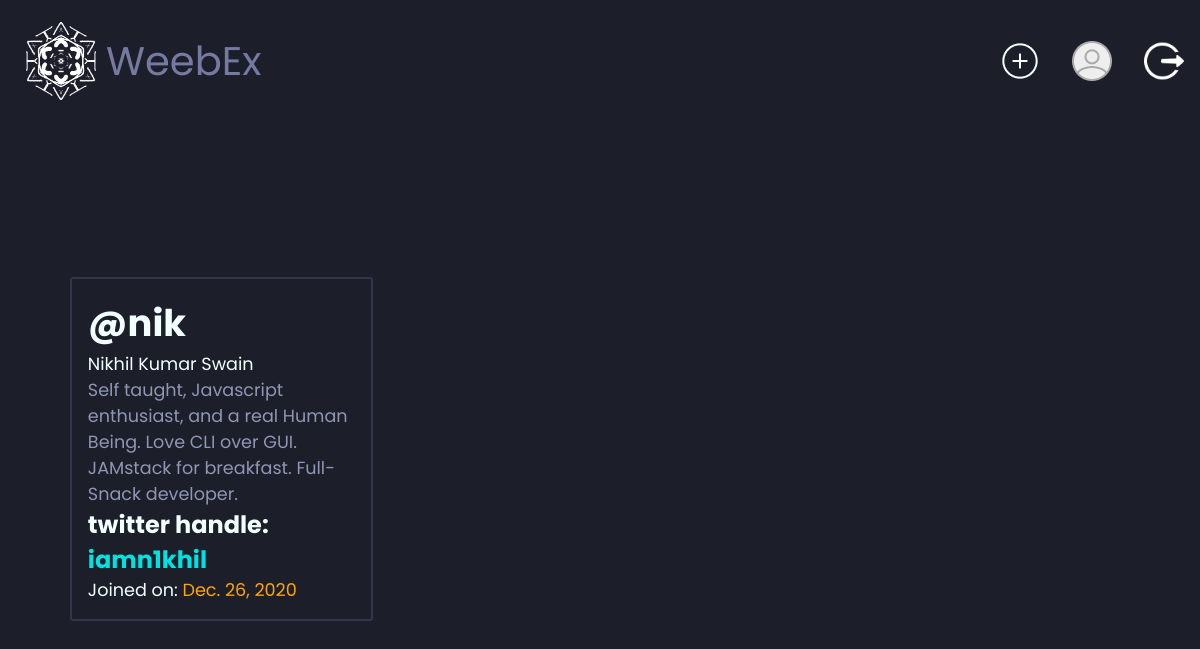
Page /2/ on the committed database.
### weeb/models.py (models this page shows, shortened)
class Profile(models.Model):
    owner = models.OneToOneField(User, on_delete=models.CASCADE, primary_key=True)
    username = models.CharField(max_length=30, help_text='should only contains alphabetic or numeric character.')
    fullName = models.CharField(max_length=60, help_text='60 characters or less.')  # new
    bio = models.TextField(max_length=140, help_text='140 characters or less.')     # new
    twitterHandle = models.CharField(max_length=40, help_text='40 characters or less.')     # new
    joinedOn = models.DateTimeField(auto_now_add=True)

### weeb/views.py (the view)
# urls.py: path(r'<str:pk>/', views.ProfileView.as_view(), name='profile'),
class ProfileView(generic.DetailView):
    model = Profile
    template_name = 'weeb/profile.html'
    context_object_name = 'profile'

### weeb/templates/weeb/profile.html (shortened to what this page needs)
{% extends 'weeb/base.html' %}
{% block specific %}
    {% load static %}
    <link rel="stylesheet" href="{% static 'weeb/style/profile.css' %}">
    <link rel="stylesheet" href="{% static 'weeb/style/newPost.css' %}">
{% endblock %}
{% block content %}
            <div class="profileWrapper">
                <div class="profileCard">
                    <h1>{{ profile.username }}</h1>
                    <p>{{ profile.fullName }}</p>
                    <p style="color: var(--greyTxt);">{{ profile.bio }}</p>
                    <h2>twitter handle: <a style="color: var(--Lblue);" target="_blank" href="https://www.twitter.com/{{ profile.twitterHandle }}/">{{ profile.twitterHandle }}</a></h2>
                    <p>Joined on: <span>{{ profile.joinedOn.date }}</span></p>
                </div>
            </div>
            <div class="postWrapper">
            {% if user.post.count == 0 %}
                <h1 class="noPostMsg">Please post photos to get some display here.</h1>
            {% else %}
                {% for post in user.post_set.all %}
                    {% load static %}
                {% endfor %}
            {% endif %}
            </div>
{% endblock %}

### weeb/static/weeb/style/base.css (style rules this page uses)
:root { --mainBg: #1C1E29; --secBg: #33354B; --Lblue: #01E1E1; --Red: #F06A8C; --greyTxt:#9096B4; --whiteTxt:#F2FFFF; --lPuple: #757AA1; --gold: #FFA600; --postWidth: 500px; --postHeight: 400px; }
* { margin: 0; padding: 0; box-sizing: border-box; color: var(--whiteTxt); font-family: 'Poppins', sans-serif; text-decoration: none; scroll-behavior: smooth; }
body { height: 100vh; background-color: var(--mainBg); }
span { color: var(--gold); }

### weeb/static/weeb/style/profile.css (style rules this page uses)
:root { --maxImgWidth: 380px; --minImgWidth: 280px; }
body { height: auto; }
.profileWrapper { flex: 1; min-width: 400px; max-width: 40%; padding: 2em; display: flex; justify-content: center; align-items: center; margin: auto; display: flex; }
.profileCard { max-width: 80%; padding: 1em; margin: auto; border: 2px solid var(--secBg); border-radius: 3px; }
.profileCard h1 { font-size: 2.3rem; }
.profileCard > h1::before { content: '@'; }
.profileCard > p { font-size: 1.1rem; }
.postWrapper { position: relative; width: 60%; padding: 3em 0; flex: 2; display: grid; grid-template-columns: repeat(auto-fill, minmax(var(--minImgWidth), var(--maxImgWidth))); justify-content: space-evenly; gap: 2em; overflow-y: scroll; }

### rows in the picture
Profile: username "nik", fullName "Nikhil Kumar Swain", bio "Self taught, Javascript enthusiast, and a real Human Being. Love CLI over GUI. JAMstack for breakfast. Full-Snack developer.", twitterHandle "iamn1khil", joinedOn "Dec. 26, 2020"
